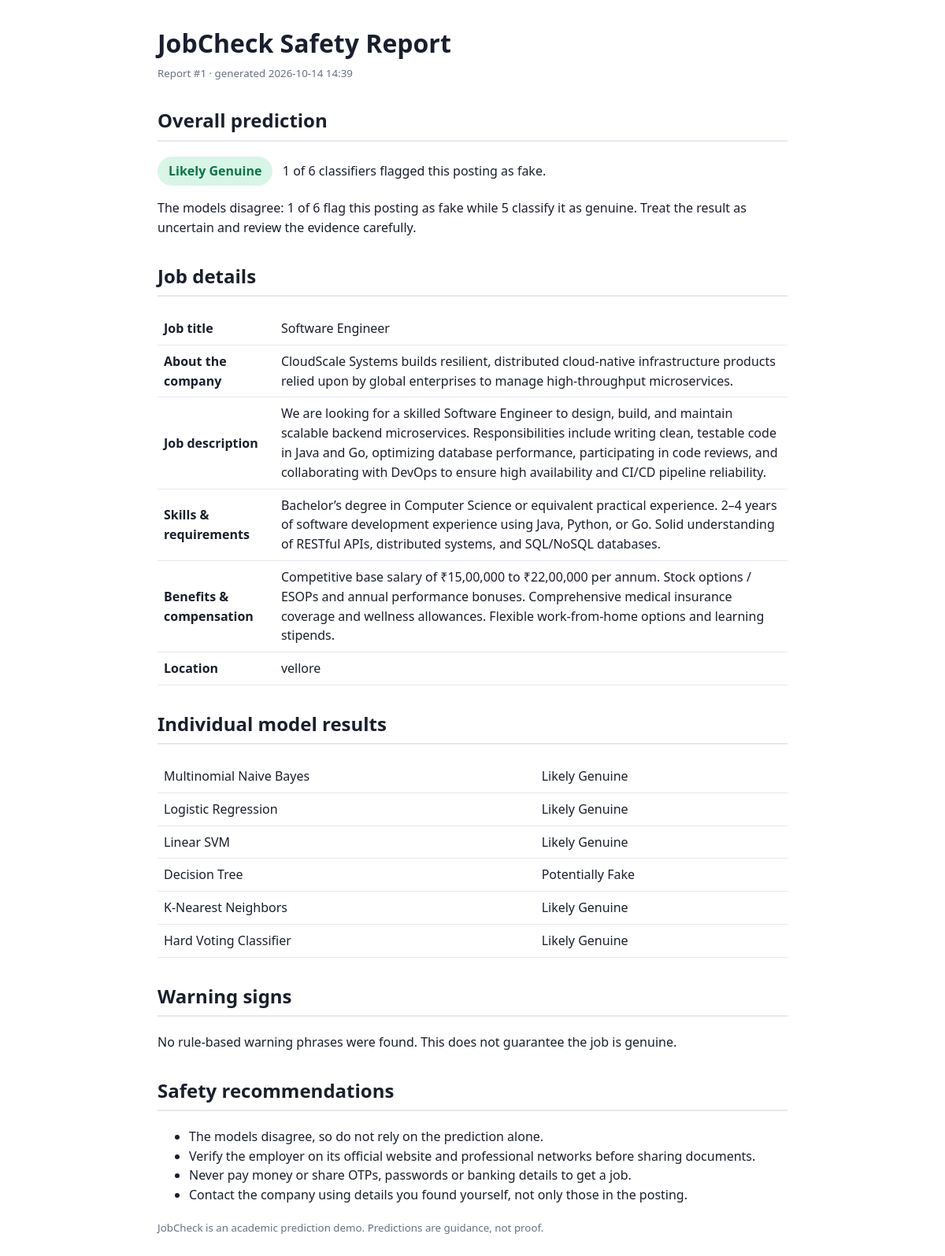
The page /report/1 on the database its author committed.
### tables this page shows
CREATE TABLE scans_v2(id INTEGER PRIMARY KEY AUTOINCREMENT, created TEXT, title TEXT,
            label TEXT, fake_votes INTEGER, total INTEGER, payload TEXT);

### app.py (the view)
@app.route("/report/<int:sid>")
def report(sid):
    with db() as c:
        row = c.execute("SELECT * FROM scans_v2 WHERE id=?", (sid,)).fetchone()
    if not row:
        abort(404)
    p = json.loads(row["payload"])
    body = render_template("report.html", scan=row, p=p, recs=recommendations(p), labels=LABELS)
    return Response(body, mimetype="text/html",
                    headers={"Content-Disposition": f"attachment; filename=jobcheck_report_{sid}.html"})

### app.py (called while the page is built)
def recommendations(p):
    r = ["Verify the employer on its official website and professional networks before sharing documents.",
         "Never pay money or share OTPs, passwords or banking details to get a job.",
         "Contact the company using details you found yourself, not only those in the posting."]
    if p["warnings"]:
        r.insert(0, "Review each highlighted warning phrase. A warning is not proof of fraud, but each deserves a closer look.")
    if p["split"]["level"] == "split":
        r.insert(0, "The models disagree, so do not rely on the prediction alone.")
    return r

def db():
    con = sqlite3.connect(DB_PATH)
    con.row_factory = sqlite3.Row
    return con

### templates/report.html (shortened to what this page needs)
<!DOCTYPE html><html lang="en"><head><meta charset="UTF-8"><title>JobCheck Safety Report #{{ scan.id }}</title>
</head><body>
<h1>JobCheck Safety Report</h1><small>Report #{{ scan.id }} · generated {{ scan.created }}</small>
<h2>Overall prediction</h2><p><span class="v">{{ p.final.label }}</span> &nbsp; {{ p.fv }} of {{ p.results|length }} classifiers flagged this posting as fake.</p><p>{{ p.split.text }}</p>
<h2>Job details</h2><table>{% for k,l in labels.items() %}{% if p.submitted.get(k) %}<tr><th>{{ l }}</th><td>{{ p.submitted[k] }}</td></tr>{% endif %}{% endfor %}</table>
<h2>Individual model results</h2><table>{% for r in p.results %}<tr><td>{{ r.model }}</td><td>{{ r.label }}</td></tr>{% endfor %}</table>
<h2>Warning signs</h2>{% if p.warnings %}<table>{% for w in p.warnings %}<tr><td><b>{{ w.rule }}</b><br>"{{ w.phrase }}" in {{ w.field }}<br><small>{{ w.why }}</small></td></tr>{% endfor %}</table><p><small>A warning is not proof of fraud.</small></p>{% else %}<p>No rule-based warning phrases were found. This does not guarantee the job is genuine.</p>{% endif %}
<h2>Safety recommendations</h2><ul>{% for r in recs %}<li>{{ r }}</li>{% endfor %}</ul>
<p><small>JobCheck is an academic prediction demo. Predictions are guidance, not proof.</small></p></body></html>

### rows shown on the page
scans_v2: id "1", created "2026-10-14 14:39", final.label "Likely Genuine", model "Multinomial Naive Bayes", label "Likely Genuine", model "Logistic Regression", model "Linear SVM", model "K-Nearest Neighbors", model "Hard Voting Classifier"

### other values the page prints
{{ p.fv }} "1"
{{ p.results|length }} "6"
{{ p.split.text }} "The models disagree: 1 of 6 flag this posting as fake while 5 classify it as genuine. Treat the result as uncertain and review the evidence carefully."
{{ l }} "Job title" "About the company" "Job description" "Skills & requirements" "Benefits & compensation" "Location"
{{ p.submitted[k] }} "Software Engineer" "CloudScale Systems builds resilient, distributed cloud-native infrastructure products relied upon by global enterprises to manage high-throughput microservices." "vellore"
{{ r.model }} "Decision Tree"
{{ r.label }} "Potentially Fake"
{{ r }} "The models disagree, so do not rely on the prediction alone." "Verify the employer on its official website and professional networks before sharing documents." "Never pay money or share OTPs, passwords or banking details to get a job." "Contact the company using details you found yourself, not only those in the posting."
